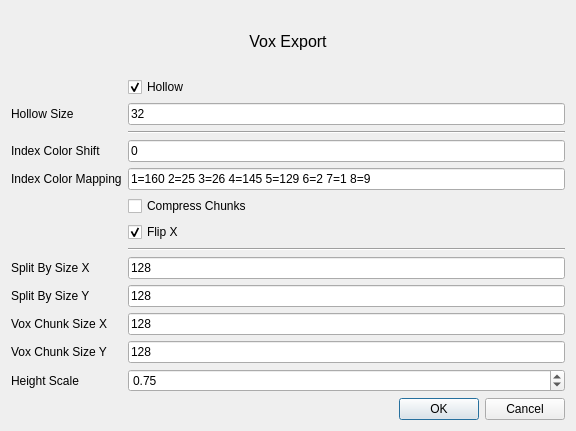
<?xml version="1.0" encoding="UTF-8"?>
<ui version="4.0">
 <class>VoxWriterSettingsDialog</class>
 <widget class="QDialog" name="VoxWriterSettingsDialog">
  <property name="geometry">
   <rect>
    <x>0</x>
    <y>0</y>
    <width>576</width>
    <height>431</height>
   </rect>
  </property>
  <property name="windowTitle">
   <string>Dialog</string>
  </property>
  <layout class="QVBoxLayout" name="verticalLayout_2">
   <item>
    <widget class="QLabel" name="label_7">
     <property name="font">
      <font>
       <pointsize>12</pointsize>
      </font>
     </property>
     <property name="text">
      <string>Vox Export</string>
     </property>
     <property name="alignment">
      <set>Qt::AlignCenter</set>
     </property>
    </widget>
   </item>
   <item>
    <layout class="QFormLayout" name="formLayout">
     <item row="0" column="1">
      <widget class="QCheckBox" name="hollowCb">
       <property name="text">
        <string>Hollow</string>
       </property>
       <property name="checked">
        <bool>true</bool>
       </property>
      </widget>
     </item>
     <item row="1" column="0">
      <widget class="QLabel" name="label_2">
       <property name="text">
        <string>Hollow Size</string>
       </property>
      </widget>
     </item>
     <item row="1" column="1">
      <widget class="QLineEdit" name="hollowSizeText">
       <property name="text">
        <string>32</string>
       </property>
      </widget>
     </item>
     <item row="2" column="1">
      <widget class="Line" name="line">
       <property name="orientation">
        <enum>Qt::Horizontal</enum>
       </property>
      </widget>
     </item>
     <item row="3" column="0">
      <widget class="QLabel" name="label_3">
       <property name="text">
        <string>Index Color Shift</string>
       </property>
      </widget>
     </item>
     <item row="3" column="1">
      <widget class="QLineEdit" name="indexColorShiftText">
       <property name="text">
        <string>0</string>
       </property>
      </widget>
     </item>
     <item row="4" column="0">
      <widget class="QLabel" name="label_9">
       <property name="text">
        <string>Index Color Mapping</string>
       </property>
      </widget>
     </item>
     <item row="4" column="1">
      <widget class="QLineEdit" name="indexColorMappingText">
       <property name="text">
        <string>1=160 2=25 3=26 4=145 5=129 6=2 7=1 8=9</string>
       </property>
      </widget>
     </item>
     <item row="6" column="1">
      <widget class="QCheckBox" name="flipXCb">
       <property name="text">
        <string>Flip X</string>
       </property>
       <property name="checked">
        <bool>true</bool>
       </property>
      </widget>
     </item>
     <item row="7" column="1">
      <widget class="Line" name="line_2">
       <property name="orientation">
        <enum>Qt::Horizontal</enum>
       </property>
      </widget>
     </item>
     <item row="8" column="0">
      <widget class="QLabel" name="label_5">
       <property name="text">
        <string>Split By Size X</string>
       </property>
      </widget>
     </item>
     <item row="8" column="1">
      <widget class="QLineEdit" name="voxSizeXText">
       <property name="text">
        <string>128</string>
       </property>
      </widget>
     </item>
     <item row="9" column="0">
      <widget class="QLabel" name="label">
       <property name="text">
        <string>Split By Size Y</string>
       </property>
      </widget>
     </item>
     <item row="9" column="1">
      <widget class="QLineEdit" name="voxSizeYText">
       <property name="text">
        <string>128</string>
       </property>
      </widget>
     </item>
     <item row="10" column="0">
      <widget class="QLabel" name="label_4">
       <property name="text">
        <string>Vox Chunk Size X</string>
       </property>
      </widget>
     </item>
     <item row="10" column="1">
      <widget class="QLineEdit" name="chunkSizeXText">
       <property name="text">
        <string>128</string>
       </property>
      </widget>
     </item>
     <item row="11" column="0">
      <widget class="QLabel" name="label_6">
       <property name="text">
        <string>Vox Chunk Size Y</string>
       </property>
      </widget>
     </item>
     <item row="11" column="1">
      <widget class="QLineEdit" name="chunkSizeYText">
       <property name="text">
        <string>128</string>
       </property>
      </widget>
     </item>
     <item row="12" column="0">
      <widget class="QLabel" name="label_8">
       <property name="text">
        <string>Height Scale</string>
       </property>
      </widget>
     </item>
     <item row="12" column="1">
      <widget class="QDoubleSpinBox" name="heightScaleSpinBox">
       <property name="locale">
        <locale language="English" country="UnitedStates"/>
       </property>
       <property name="maximum">
        <double>2.000000000000000</double>
       </property>
       <property name="singleStep">
        <double>0.010000000000000</double>
       </property>
       <property name="value">
        <double>0.750000000000000</double>
       </property>
      </widget>
     </item>
     <item row="5" column="1">
      <widget class="QCheckBox" name="compressChunksCb">
       <property name="text">
        <string>Compress Chunks</string>
       </property>
      </widget>
     </item>
    </layout>
   </item>
   <item>
    <widget class="QDialogButtonBox" name="buttonBox">
     <property name="orientation">
      <enum>Qt::Horizontal</enum>
     </property>
     <property name="standardButtons">
      <set>QDialogButtonBox::Cancel|QDialogButtonBox::Ok</set>
     </property>
    </widget>
   </item>
  </layout>
 </widget>
 <resources/>
 <connections>
  <connection>
   <sender>buttonBox</sender>
   <signal>accepted()</signal>
   <receiver>VoxWriterSettingsDialog</receiver>
   <slot>accept()</slot>
   <hints>
    <hint type="sourcelabel">
     <x>248</x>
     <y>254</y>
    </hint>
    <hint type="destinationlabel">
     <x>157</x>
     <y>274</y>
    </hint>
   </hints>
  </connection>
  <connection>
   <sender>buttonBox</sender>
   <signal>rejected()</signal>
   <receiver>VoxWriterSettingsDialog</receiver>
   <slot>reject()</slot>
   <hints>
    <hint type="sourcelabel">
     <x>316</x>
     <y>260</y>
    </hint>
    <hint type="destinationlabel">
     <x>286</x>
     <y>274</y>
    </hint>
   </hints>
  </connection>
 </connections>
</ui>
